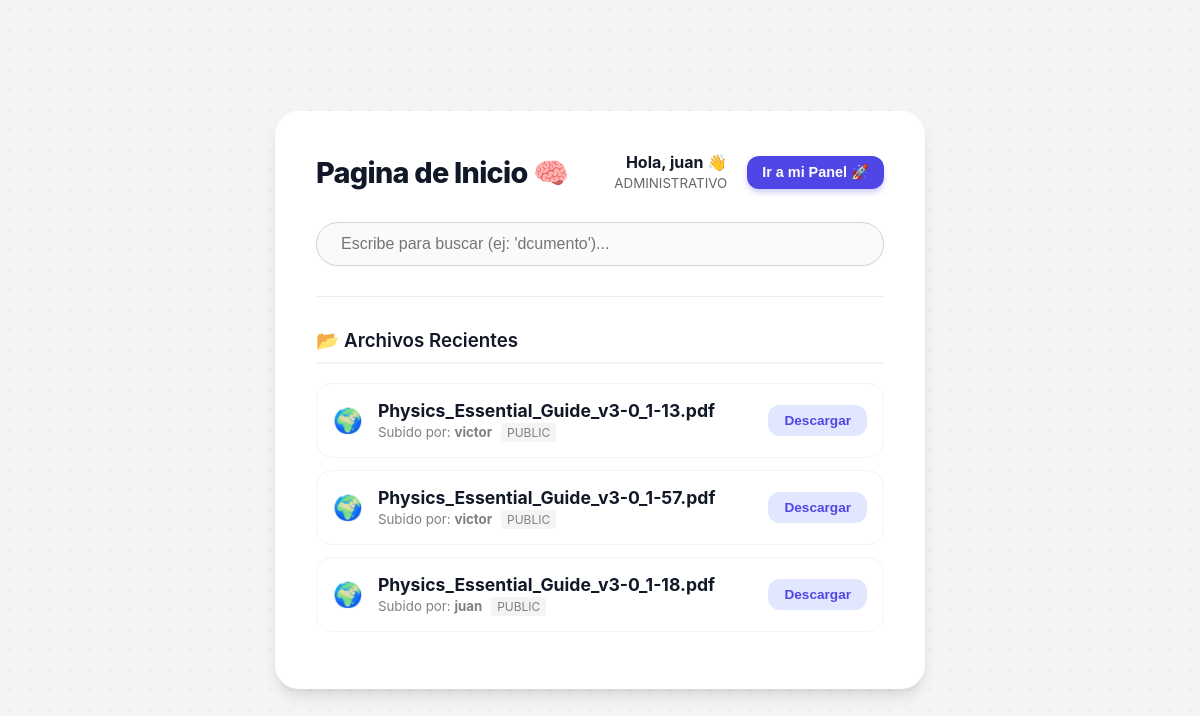
The app's page / (signed in) with its own data.
### app.py (models this page shows)
class User(UserMixin, db.Model):
    id = db.Column(db.Integer, primary_key=True)
    username = db.Column(db.String(150), unique=True, nullable=False)
    email = db.Column(db.String(150), unique=True, nullable=False)
    password = db.Column(db.String(150), nullable=False)
    role = db.Column(db.String(50), nullable=False, default='administrativo')
    files = db.relationship('File', backref='owner', lazy=True, cascade="all, delete-orphan")

class File(db.Model):
    id = db.Column(db.Integer, primary_key=True)
    filename = db.Column(db.String(300))
    user_id = db.Column(db.Integer, db.ForeignKey('user.id'))
    visibility = db.Column(db.String(50), default='private')

### app.py (the view)
@app.route('/')
def home():
    files = get_allowed_files(current_user)
    return render_template('home.html', files=files)

### app.py (called while the page is built)
@login_manager.user_loader
def load_user(user_id):
    return User.query.get(int(user_id))

def get_allowed_files(user):
    if user.is_authenticated and user.role == 'superadmin':
        return File.query.all()
    filters = [File.visibility == 'public'] # Todos ven lo público
    if user.is_authenticated:
        filters.append(File.owner == user)
        if user.role in ['medico', 'tecnico']:
            filters.append(File.visibility == 'salud')
        elif user.role == 'administrativo':
            filters.append(File.visibility == 'admin')
    return File.query.filter(db.or_(*filters)).all()

### templates/home.html (shortened to what this page needs)
<!DOCTYPE html>
<html lang="es">
<head>
    <link rel="stylesheet" href="{{ url_for('static', filename='style.css') }}">
</head>
<body>
    <div class="container">
        <div style="display: flex; justify-content: space-between; align-items: center; margin-bottom: 30px;">
            <h1 style="margin: 0; font-size: 1.8rem;">Pagina de Inicio 🧠</h1>
            <div style="display: flex; gap: 10px; align-items: center;">
                {% if current_user.is_authenticated %}
                    <div style="text-align: right; margin-right: 10px;">
                        <span style="display: block; font-weight: bold;">Hola, {{ current_user.username }} 👋</span>
                        <small style="color: #666;">{{ current_user.role|upper }}</small>
                    </div>
                    <a href="/dashboard" style="text-decoration: none;">
                        <button class="btn-primary" style="padding: 8px 15px; font-size: 0.9rem;">Ir a mi Panel 🚀</button>
                    </a>
                {% else %}
                    <a href="/login" style="text-decoration: none;">
                        <button class="btn-primary" style="width: auto;">Iniciar Sesión</button>
                    </a>
                {% endif %}
            </div>
        </div>
        <div class="search-container">
            <input type="text" id="searchInput" class="search-input" placeholder="Escribe para buscar (ej: 'dcumento')..." autocomplete="off">
        </div>
        <hr style="border: 0; border-top: 1px solid #eee; margin-bottom: 20px;">
        <h3>📂 Archivos Recientes</h3>
        <ul>
            {% for file in files %}
                <li>
                    <div style="display: flex; align-items: center; gap: 15px;">
                        <span style="font-size: 1.5rem;" title="{{ file.visibility }}">
                            {% if file.visibility == 'public' %} 🌍
                            {% elif file.visibility == 'salud' %} 🏥
                            {% elif file.visibility == 'admin' %} 📋
                            {% else %} 🔒
                            {% endif %}
                        </span>
                        <div>
                            <strong style="font-size: 1.1rem;">{{ file.filename }}</strong>
                            <br>
                            <small style="color: grey;">
                                Subido por: <b>{{ file.owner.username }}</b>
                                <span style="background: #f3f4f6; padding: 2px 6px; border-radius: 4px; margin-left: 5px; font-size: 0.75rem;">
                                    {{ file.visibility|upper }}
                                </span>
                            </small>
                        </div>
                    </div>
                    <a href="{{ url_for('download', file_id=file.id) }}">
                        <button class="btn-download">Descargar</button>
                    </a>
                </li>
            {% else %}
                <p style="text-align: center; color: #777; padding: 20px;">
                    No hay archivos disponibles para tu perfil.
                </p>
            {% endfor %}
        </ul>
    </div>
</body>
</html>

### static/style.css (style rules this page uses)
:root { --primary-color: #4f46e5; --primary-hover: #4338ca; --bg-color: #f3f4f6; --card-bg: #ffffff; --text-main: #111827; --text-muted: #6b7280; --danger: #ef4444; --success: #10b981; --warning: #f59e0b; --shadow-sm: 0 1px 2px 0 rgba(0, 0, 0, 0.05); --shadow-md: 0 4px 6px -1px rgba(0, 0, 0, 0.1), 0 2px 4px -1px rgba(0, 0, 0, 0.06); --shadow-lg: 0 10px 15px -3px rgba(0, 0, 0, 0.1), 0 4px 6px -2px rgba(0, 0, 0, 0.05); }
* { box-sizing: border-box; }
body { font-family: 'Inter', 'Segoe UI', system-ui, -apple-system, sans-serif; background-color: var(--bg-color); background-image: radial-gradient(#e5e7eb 1px, transparent 1px); background-size: 20px 20px; margin: 0; display: flex; justify-content: center; align-items: center; min-height: 100vh; color: var(--text-main); padding: 20px; }
.container { background-color: var(--card-bg); width: 100%; max-width: 650px; padding: 2.5rem; border-radius: 1.5rem; box-shadow: var(--shadow-lg); border: 1px solid rgba(255, 255, 255, 0.5); }
h1, h2 { font-weight: 800; color: var(--text-main); text-align: center; margin-bottom: 0.5rem; letter-spacing: -0.025em; }
h3 { font-weight: 600; margin-top: 2rem; color: var(--text-main); border-bottom: 2px solid var(--bg-color); padding-bottom: 10px; }
a { text-decoration: none; color: inherit; }
input[type="text"], input[type="password"], input[type="email"], input[type="file"] { width: 100%; padding: 0.75rem 1rem; border: 1px solid #d1d5db; border-radius: 0.75rem; font-size: 1rem; transition: all 0.2s; background-color: #f9fafb; }
.search-container { position: relative; margin-bottom: 2rem; }
.search-input { border-radius: 50px !important; padding-left: 1.5rem !important; border: 1px solid #d1d5db; box-shadow: var(--shadow-sm); }
button { padding: 0.75rem 1.5rem; border: none; border-radius: 0.75rem; font-weight: 600; font-size: 0.95rem; cursor: pointer; transition: all 0.2s ease; display: inline-flex; align-items: center; justify-content: center; gap: 0.5rem; }
.btn-primary { background-color: var(--primary-color); color: white; width: 100%; box-shadow: 0 4px 6px -1px rgba(79, 70, 229, 0.3); }
.btn-download { background-color: #e0e7ff; color: var(--primary-color); padding: 0.5rem 1rem; font-size: 0.85rem; }
ul { list-style: none; padding: 0; }
li { background: white; border: 1px solid #f3f4f6; margin-bottom: 0.75rem; padding: 1rem; border-radius: 1rem; display: flex; justify-content: space-between; align-items: center; transition: transform 0.2s, box-shadow 0.2s; }

### templates/home.html (style rules this page uses)
.search-container { position: relative; max-width: 600px; margin: 0 auto 30px auto; }

### records on screen
User: username "juan", role "ADMINISTRATIVO"
File: filename "Physics_Essential_Guide_v3-0_1-13.pdf", owner.username "victor", visibility "PUBLIC"
File: filename "Physics_Essential_Guide_v3-0_1-57.pdf", owner.username "victor", visibility "PUBLIC"
File: filename "Physics_Essential_Guide_v3-0_1-18.pdf", owner.username "juan", visibility "PUBLIC"
